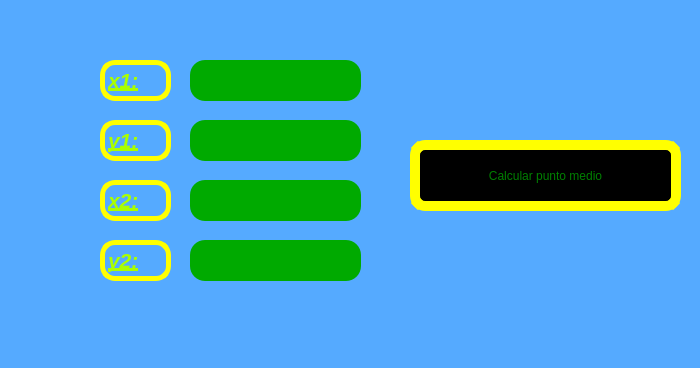
<?xml version="1.0" encoding="UTF-8"?>
<ui version="4.0">
 <class>MainWindow</class>
 <widget class="QMainWindow" name="MainWindow">
  <property name="geometry">
   <rect>
    <x>0</x>
    <y>0</y>
    <width>700</width>
    <height>368</height>
   </rect>
  </property>
  <property name="windowTitle">
   <string>MainWindow</string>
  </property>
  <property name="styleSheet">
   <string notr="true">background-color: rgb(85, 170, 255);</string>
  </property>
  <widget class="QWidget" name="centralwidget">
   <widget class="QLabel" name="xd1">
    <property name="geometry">
     <rect>
      <x>100</x>
      <y>60</y>
      <width>71</width>
      <height>41</height>
     </rect>
    </property>
    <property name="styleSheet">
     <string notr="true">   border: 5px solid yellow;
    color: black;
border-radius: 15px;</string>
    </property>
    <property name="text">
     <string>&lt;html&gt;&lt;head/&gt;&lt;body&gt;&lt;p&gt;&lt;span style=&quot; font-size:16pt; font-weight:600; font-style:italic; text-decoration: underline; color:#aaff00;&quot;&gt;x1:&lt;/span&gt;&lt;/p&gt;&lt;/body&gt;&lt;/html&gt;</string>
    </property>
   </widget>
   <widget class="QLabel" name="xd2">
    <property name="geometry">
     <rect>
      <x>100</x>
      <y>120</y>
      <width>71</width>
      <height>41</height>
     </rect>
    </property>
    <property name="styleSheet">
     <string notr="true">   border: 5px solid yellow;
    color: black;
border-radius: 15px;</string>
    </property>
    <property name="text">
     <string>&lt;html&gt;&lt;head/&gt;&lt;body&gt;&lt;p&gt;&lt;span style=&quot; font-size:16pt; font-weight:600; font-style:italic; text-decoration: underline; color:#aaff00;&quot;&gt;y1:&lt;/span&gt;&lt;/p&gt;&lt;/body&gt;&lt;/html&gt;</string>
    </property>
   </widget>
   <widget class="QLabel" name="xd3">
    <property name="geometry">
     <rect>
      <x>100</x>
      <y>180</y>
      <width>71</width>
      <height>41</height>
     </rect>
    </property>
    <property name="styleSheet">
     <string notr="true">   border: 5px solid yellow;
    color: black;
border-radius: 15px;</string>
    </property>
    <property name="text">
     <string>&lt;html&gt;&lt;head/&gt;&lt;body&gt;&lt;p&gt;&lt;span style=&quot; font-size:16pt; font-weight:600; font-style:italic; text-decoration: underline; color:#aaff00;&quot;&gt;x2:&lt;/span&gt;&lt;/p&gt;&lt;/body&gt;&lt;/html&gt;</string>
    </property>
   </widget>
   <widget class="QLabel" name="xd4">
    <property name="geometry">
     <rect>
      <x>100</x>
      <y>240</y>
      <width>71</width>
      <height>41</height>
     </rect>
    </property>
    <property name="styleSheet">
     <string notr="true">   border: 5px solid yellow;
    color: black;
border-radius: 15px;</string>
    </property>
    <property name="text">
     <string>&lt;html&gt;&lt;head/&gt;&lt;body&gt;&lt;p&gt;&lt;span style=&quot; font-size:16pt; font-weight:600; font-style:italic; text-decoration: underline; color:#aaff00;&quot;&gt;y2:&lt;/span&gt;&lt;/p&gt;&lt;/body&gt;&lt;/html&gt;</string>
    </property>
   </widget>
   <widget class="QLineEdit" name="txt_x1">
    <property name="geometry">
     <rect>
      <x>190</x>
      <y>60</y>
      <width>171</width>
      <height>41</height>
     </rect>
    </property>
    <property name="styleSheet">
     <string notr="true">border-radius: 15px;
background-color: rgb(0, 170, 0);</string>
    </property>
   </widget>
   <widget class="QLineEdit" name="txt_y1">
    <property name="geometry">
     <rect>
      <x>190</x>
      <y>120</y>
      <width>171</width>
      <height>41</height>
     </rect>
    </property>
    <property name="styleSheet">
     <string notr="true">border-radius: 15px;
background-color: rgb(0, 170, 0);</string>
    </property>
   </widget>
   <widget class="QLineEdit" name="txt_x2">
    <property name="geometry">
     <rect>
      <x>190</x>
      <y>180</y>
      <width>171</width>
      <height>41</height>
     </rect>
    </property>
    <property name="styleSheet">
     <string notr="true">border-radius: 15px;
background-color: rgb(0, 170, 0);</string>
    </property>
   </widget>
   <widget class="QLineEdit" name="txt_y2">
    <property name="geometry">
     <rect>
      <x>190</x>
      <y>240</y>
      <width>171</width>
      <height>41</height>
     </rect>
    </property>
    <property name="styleSheet">
     <string notr="true">border-radius: 15px;
background-color: rgb(0, 170, 0);</string>
    </property>
   </widget>
   <widget class="QPushButton" name="btn_calcular">
    <property name="geometry">
     <rect>
      <x>410</x>
      <y>140</y>
      <width>271</width>
      <height>71</height>
     </rect>
    </property>
    <property name="styleSheet">
     <string notr="true">background-color: rgb(255, 255, 255);
    background-color: black;
    border: 10px solid yellow;
    color: green;
border-radius: 15px;
</string>
    </property>
    <property name="text">
     <string>Calcular punto medio</string>
    </property>
   </widget>
  </widget>
  <widget class="QMenuBar" name="menubar">
   <property name="geometry">
    <rect>
     <x>0</x>
     <y>0</y>
     <width>700</width>
     <height>26</height>
    </rect>
   </property>
  </widget>
  <widget class="QStatusBar" name="statusbar"/>
 </widget>
 <resources/>
 <connections/>
</ui>
